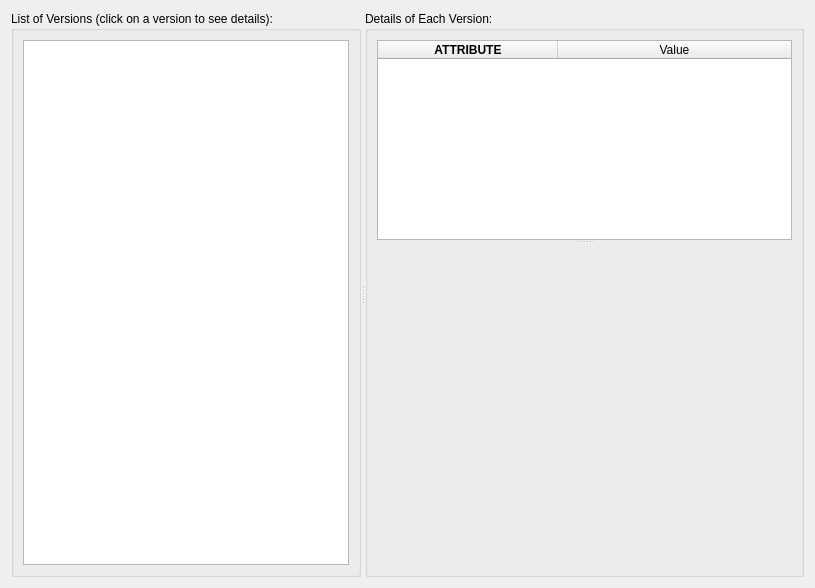
<?xml version="1.0" encoding="UTF-8"?>
<ui version="4.0">
 <class>VersionViewer</class>
 <widget class="QDialog" name="VersionViewer">
  <property name="geometry">
   <rect>
    <x>0</x>
    <y>0</y>
    <width>815</width>
    <height>588</height>
   </rect>
  </property>
  <property name="windowTitle">
   <string>Version Viewer</string>
  </property>
  <layout class="QVBoxLayout" name="verticalLayout_2">
   <item>
    <widget class="QSplitter" name="splitter_2">
     <property name="orientation">
      <enum>Qt::Horizontal</enum>
     </property>
     <widget class="QGroupBox" name="groupBox_2">
      <property name="sizePolicy">
       <sizepolicy hsizetype="MinimumExpanding" vsizetype="Preferred">
        <horstretch>0</horstretch>
        <verstretch>0</verstretch>
       </sizepolicy>
      </property>
      <property name="maximumSize">
       <size>
        <width>350</width>
        <height>16777215</height>
       </size>
      </property>
      <property name="title">
       <string>List of Versions (click on a version to see details):</string>
      </property>
      <layout class="QVBoxLayout" name="verticalLayout_6">
       <item>
        <widget class="QListWidget" name="listWidget">
         <property name="minimumSize">
          <size>
           <width>250</width>
           <height>0</height>
          </size>
         </property>
         <property name="alternatingRowColors">
          <bool>true</bool>
         </property>
        </widget>
       </item>
      </layout>
     </widget>
     <widget class="QGroupBox" name="groupBox_3">
      <property name="title">
       <string>Details of Each Version:</string>
      </property>
      <layout class="QVBoxLayout" name="verticalLayout">
       <item>
        <widget class="QSplitter" name="splitter">
         <property name="orientation">
          <enum>Qt::Vertical</enum>
         </property>
         <widget class="QTableWidget" name="attributesTable">
          <property name="sizePolicy">
           <sizepolicy hsizetype="Expanding" vsizetype="Expanding">
            <horstretch>0</horstretch>
            <verstretch>0</verstretch>
           </sizepolicy>
          </property>
          <property name="minimumSize">
           <size>
            <width>0</width>
            <height>0</height>
           </size>
          </property>
          <property name="maximumSize">
           <size>
            <width>16777215</width>
            <height>200</height>
           </size>
          </property>
          <property name="styleSheet">
           <string notr="true">#featureDetailsTableWidget::section {
    background: yellow;
    border: 2px outset yellow;
}</string>
          </property>
          <property name="verticalScrollBarPolicy">
           <enum>Qt::ScrollBarAsNeeded</enum>
          </property>
          <property name="horizontalScrollBarPolicy">
           <enum>Qt::ScrollBarAlwaysOff</enum>
          </property>
          <property name="showDropIndicator" stdset="0">
           <bool>false</bool>
          </property>
          <property name="dragDropOverwriteMode">
           <bool>false</bool>
          </property>
          <property name="alternatingRowColors">
           <bool>false</bool>
          </property>
          <property name="selectionMode">
           <enum>QAbstractItemView::SingleSelection</enum>
          </property>
          <property name="selectionBehavior">
           <enum>QAbstractItemView::SelectRows</enum>
          </property>
          <property name="showGrid">
           <bool>true</bool>
          </property>
          <property name="gridStyle">
           <enum>Qt::DotLine</enum>
          </property>
          <property name="sortingEnabled">
           <bool>true</bool>
          </property>
          <property name="wordWrap">
           <bool>false</bool>
          </property>
          <attribute name="horizontalHeaderCascadingSectionResizes">
           <bool>true</bool>
          </attribute>
          <attribute name="horizontalHeaderDefaultSectionSize">
           <number>180</number>
          </attribute>
          <attribute name="horizontalHeaderMinimumSectionSize">
           <number>30</number>
          </attribute>
          <attribute name="horizontalHeaderStretchLastSection">
           <bool>true</bool>
          </attribute>
          <attribute name="verticalHeaderVisible">
           <bool>false</bool>
          </attribute>
          <attribute name="verticalHeaderCascadingSectionResizes">
           <bool>true</bool>
          </attribute>
          <attribute name="verticalHeaderStretchLastSection">
           <bool>false</bool>
          </attribute>
          <column>
           <property name="text">
            <string>ATTRIBUTE</string>
           </property>
           <property name="font">
            <font>
             <weight>75</weight>
             <bold>true</bold>
            </font>
           </property>
           <property name="textAlignment">
            <set>AlignCenter</set>
           </property>
          </column>
          <column>
           <property name="text">
            <string>Value</string>
           </property>
           <property name="font">
            <font>
             <weight>50</weight>
             <bold>false</bold>
            </font>
           </property>
           <property name="textAlignment">
            <set>AlignCenter</set>
           </property>
          </column>
         </widget>
         <widget class="QWidget" name="mapWidget" native="true">
          <property name="sizePolicy">
           <sizepolicy hsizetype="Expanding" vsizetype="Preferred">
            <horstretch>0</horstretch>
            <verstretch>0</verstretch>
           </sizepolicy>
          </property>
         </widget>
        </widget>
       </item>
      </layout>
     </widget>
    </widget>
   </item>
  </layout>
 </widget>
 <resources/>
 <connections/>
</ui>
